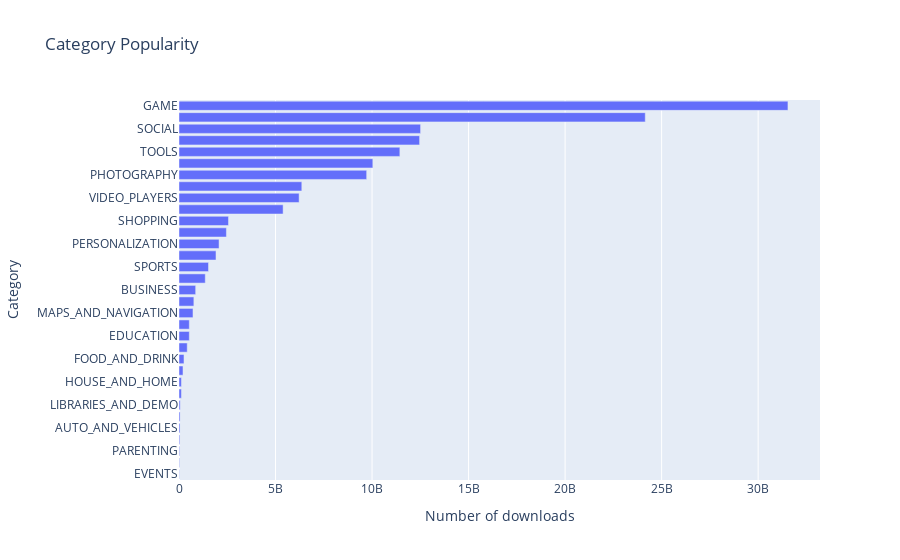

Notebook source saved alongside this figure:
### Code cell
h_bar = px.bar(x=category_installs.Installs,y=category_installs.index,orientation="h",title='Category Popularity')
h_bar.update_layout(xaxis_title='Number of downloads',yaxis_title='Category')
h_bar.show()

### Figure 1 — Plotly figure (JSON) as saved in the notebook; plotly's stock layout.template omitted (floating-point values rounded to 4 significant figures)
{"data": [{"alignmentgroup": "True", "hovertemplate": "x=%{x}<br>y=%{y}<extra></extra>", "legendgroup": "", "marker": {"color": "#636efa", "pattern": {"shape": ""}}, "name": "", "offsetgroup": "", "orientation": "h", "showlegend": false, "textposition": "auto", "type": "bar", "x": [15949410, 26916200, 31116110, 42162676, 53129800, 56036100, 62083000, 124233100, 125082000, 206522410, 257777750, 426096500, 533852000, 534611120, 724267560, 770249400, 863518120, 1361006220, 1528531465, 1916291655, 2074352930, 2455660000, 2563331540, 5393110650, 6221897200, 6361859300, 9721243130, 10041105490, 11440724500, 12463070180, 12513841475, 24152241530, 31543862717], "xaxis": "x", "y": ["EVENTS", "BEAUTY", "PARENTING", "MEDICAL", "AUTO_AND_VEHICLES", "COMICS", "LIBRARIES_AND_DEMO", "ART_AND_DESIGN", "HOUSE_AND_HOME", "DATING", "FOOD_AND_DRINK", "WEATHER", "EDUCATION", "LIFESTYLE", "MAPS_AND_NAVIGATION", "FINANCE", "BUSINESS", "HEALTH_AND_FITNESS", "SPORTS", "BOOKS_AND_REFERENCE", "PERSONALIZATION", "ENTERTAINMENT", "SHOPPING", "NEWS_AND_MAGAZINES", "VIDEO_PLAYERS", "TRAVEL_AND_LOCAL", "PHOTOGRAPHY", "FAMILY", "TOOLS", "PRODUCTIVITY", "SOCIAL", "COMMUNICATION", "GAME"], "yaxis": "y"}], "layout": {"barmode": "relative", "legend": {"tracegroupgap": 0}, "title": {"text": "Category Popularity"}, "xaxis": {"anchor": "y", "domain": [0, 1], "title": {"text": "Number of downloads"}}, "yaxis": {"anchor": "x", "domain": [0, 1], "title": {"text": "Category"}}}}
